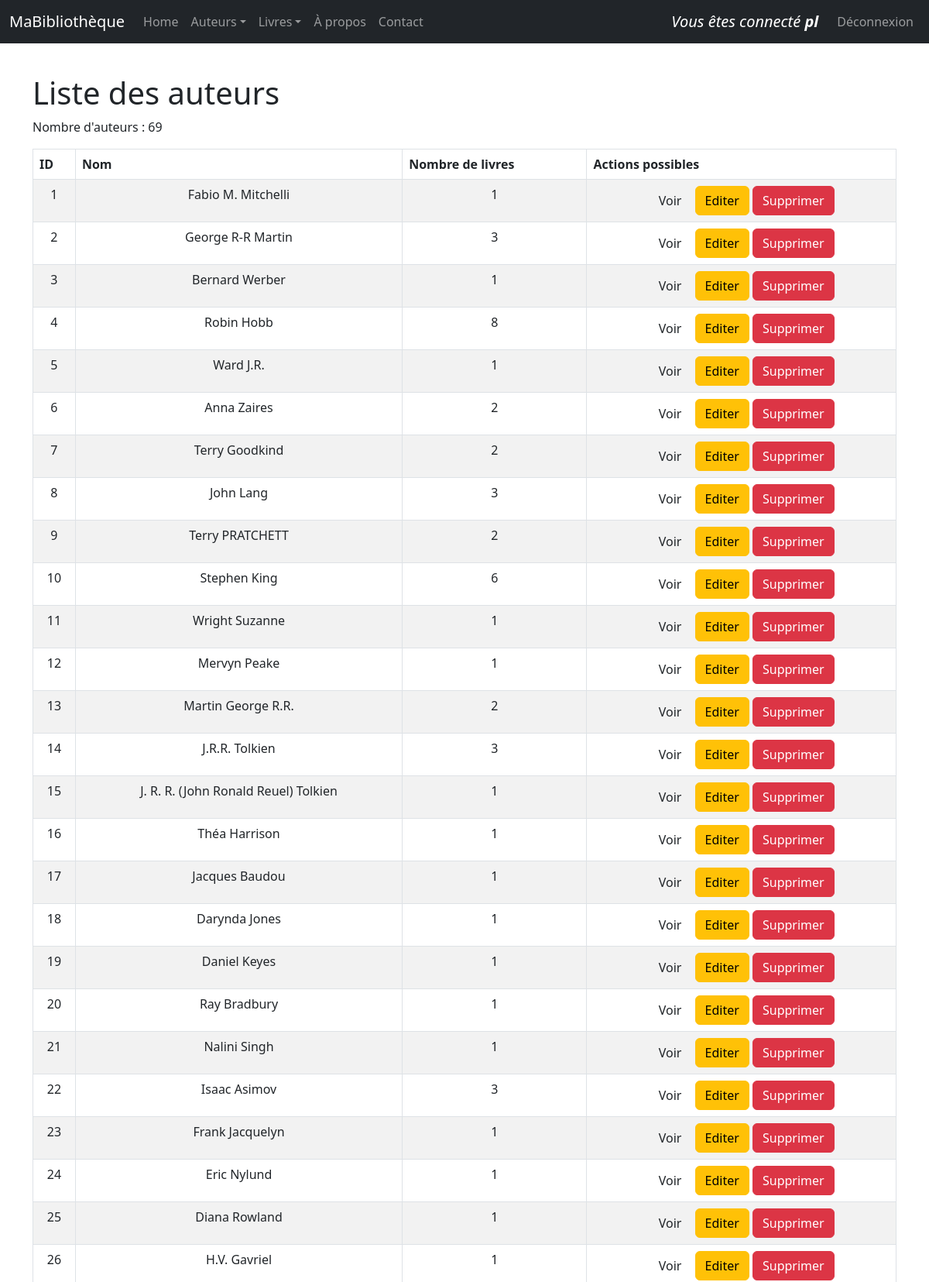
Page /auteurs/ (signed in, upper part) on the committed database.
### monApp/models.py (models this page shows, shortened)
class User(db.Model, UserMixin):
    Login = db.Column(db.String(50), primary_key=True)
    Password = db.Column(db.String(64))

class Auteur(db.Model):
    idA = db.Column(db.Integer,primary_key=True)
    Nom = db.Column(db.String(100))

### monApp/views.py (the view)
@app.route('/auteurs/')
def getAuteurs():
    lesAuteurs = Auteur.query.all()
    return render_template('auteurs_list.html', title="R3.01 Dev Web avec Flask", auteurs=lesAuteurs)

### monApp/models.py (called while the page is built)
@login_manager.user_loader
def load_user(username):
    return User.query.get(username)

### monApp/templates/auteurs_list.html (shortened to what this page needs)
{% extends "base.html" %}
{% block main %}
    <h1>Liste des auteurs</h1>
    <p>Nombre d'auteurs : {{ auteurs|length }}</p>
    <table class="table table-striped table-bordered table-hover">
        <thead>
            <tr>
                    <th>ID</th>
                    <th>Nom</th>
                    <th>Nombre de livres</th>
                    <th>Actions possibles</th>
            </tr>
        </thead>
        <tbody>
        {% for unAuteur in auteurs %}
            <tr>
                    <td>{{ unAuteur.idA }}</td>
                    <td>{{ unAuteur.Nom }}</td>
                    <td>{{ unAuteur.livres.count() }}</td>
                    <td><div class="task-controls">
                        <a href="{{url_for('viewAuteur',idA=unAuteur.idA)}}" class="btn btn-nfo">
                        Voir </a>
                        {% if current_user.is_authenticated %}
                        <a href="{{url_for('updateAuteur',idA=unAuteur.idA)}}" class="btn btn-warning">
                        Editer </a>
                        <a href="{{ url_for('deleteAuteur', idA=unAuteur.idA) }}" class="btn btn-danger">
                        Supprimer </a>
                        {% endif %}
                        </div>
                    </td>
            </tr>
        {% endfor %}
        </tbody>
    </table>
{% endblock %}

### monApp/templates/base.html (shortened to what this page needs)
<html>
    <head>
        <link rel="stylesheet" href="{{ url_for('static', filename='css/style.css') }}">
        <link href="https://cdn.jsdelivr.net/npm/bootstrap@5.3.0/dist/css/bootstrap.min.css" rel="stylesheet">
    </head>
    <body>
        {% block navbar %}
        <nav class="navbar navbar-expand-md navbar-dark bg-dark fixed-top">
            <div class="container-fluid">
                <a class="navbar-brand">MaBibliothèque</a>
                <div class="collapse navbar-collapse" id="mainNavbar">
                    <ul class="navbar-nav me-auto mb-2 mb-md-0">
                        <li class="nav-item">
                            <a class="nav-link" href="{{ url_for('index') }}">Home</a>
                        </li>
                        <li class="nav-item dropdown">
                            <a class="nav-link dropdown-toggle" href="#" id="auteursDropdown" role="button" data-bs-toggle="dropdown"
                            aria-expanded="false">Auteurs</a>
                        </li>
                        <li class="nav-item dropdown">
                            <a class="nav-link dropdown-toggle" href="#" id="livresDropdown" role="button" data-bs-toggle="dropdown"
                            aria-expanded="false">Livres</a>
                        </li>
                        <li class="nav-item">
                            <a class="nav-link" href="{{ url_for('about') }}">À propos</a>
                        </li>
                        <li class="nav-item">
                            <a class="nav-link" href="{{ url_for('contact') }}">Contact</a>
                        </li>
                    </ul>
                    <ul class="nav navbar-nav navbar-right">
                        {% if current_user.is_authenticated %}
                            <a class="navbar-brand">
                                <em>Vous êtes connecté <strong>{{ current_user.Login }}</strong></em>
                            </a>
                            <li class="nav-item">
                                <a class="nav-link" href="{{ url_for('logout') }}">Déconnexion</a>
                            </li>
                        {% else %}
                            <li class="nav-item">
                                <a class="nav-link" href="{{ url_for('login') }}">Se connecter</a>
                            </li>
                        {% endif %}
                    </ul>
                </div>
            </div>
        </nav>{% endblock %}
        {% block content %}
        <main id="main" role="main" class="container mt-5 pt-5">
            {% block main %}{% endblock %}
        </main>
        {% endblock %}
    </body>
</html>

### monApp/static/style.css (style rules this page uses)
#main { margin-top: 5em; }
body { font-family: sans-serif; }
h1 { color :red; }
td, th { padding: 0.5em; text-align: center; border-collapse:initial; border: thin solid black; }

### rows in the picture
User: Login "pl"
Auteur: idA "1", Nom "Fabio M. Mitchelli", livres.count "1"
Auteur: idA "2", Nom "George R-R Martin", livres.count "3"
Auteur: idA "3", Nom "Bernard Werber", livres.count "1"
Auteur: idA "4", Nom "Robin Hobb", livres.count "8"
Auteur: idA "5", Nom "Ward J.R.", livres.count "1"
Auteur: idA "6", Nom "Anna Zaires", livres.count "2"
Auteur: idA "7", Nom "Terry Goodkind", livres.count "2"
Auteur: idA "8", Nom "John Lang", livres.count "3"
Auteur: idA "9", Nom "Terry PRATCHETT", livres.count "2"
Auteur: idA "10", Nom "Stephen King", livres.count "6"
Auteur: idA "11", Nom "Wright Suzanne", livres.count "1"
Auteur: idA "12", Nom "Mervyn Peake", livres.count "1"
Auteur: idA "13", Nom "Martin George R.R.", livres.count "2"
Auteur: idA "14", Nom "J.R.R. Tolkien", livres.count "3"
Auteur: idA "15", Nom "J. R. R. (John Ronald Reuel) Tolkien", livres.count "1"
Auteur: idA "16", Nom "Théa Harrison", livres.count "1"
Auteur: idA "17", Nom "Jacques Baudou", livres.count "1"
Auteur: idA "18", Nom "Darynda Jones", livres.count "1"
Auteur: idA "19", Nom "Daniel Keyes", livres.count "1"
Auteur: idA "20", Nom "Ray Bradbury", livres.count "1"
Auteur: idA "21", Nom "Nalini Singh", livres.count "1"
Auteur: idA "22", Nom "Isaac Asimov", livres.count "3"
Auteur: idA "23", Nom "Frank Jacquelyn", livres.count "1"
Auteur: idA "24", Nom "Eric Nylund", livres.count "1"
Auteur: idA "25", Nom "Diana Rowland", livres.count "1"
Auteur: idA "26", Nom "H.V. Gavriel", livres.count "1"

### other values in the picture
{{ auteurs|length }} "69"
